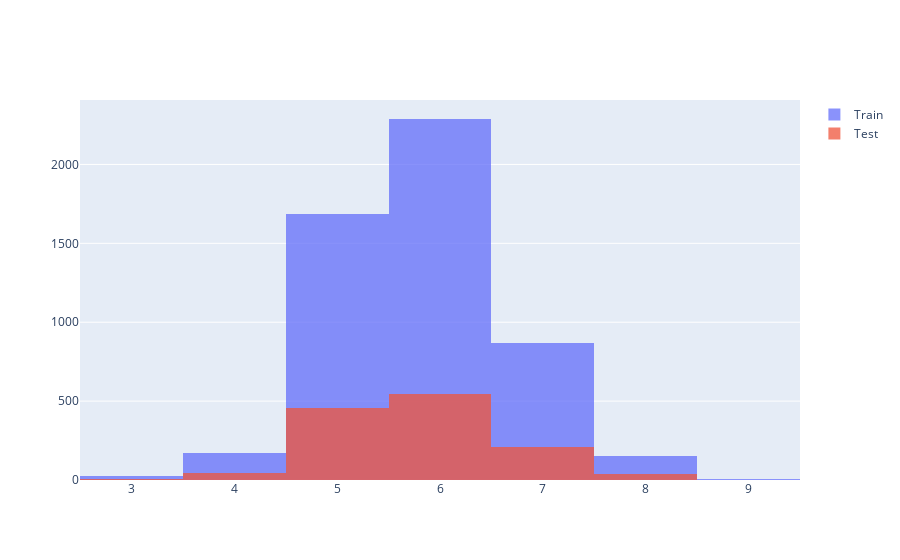

Notebook cell for this chart:
### Code cell
import plotly.graph_objects as go

fig = go.Figure()
fig.add_trace(go.Histogram(x = x_tr['quality'], name = 'Train'))
fig.add_trace(go.Histogram(x = x_t['quality'], name = 'Test'))

fig.update_layout(barmode ='overlay')
fig.update_traces(opacity = 0.75)
fig.show()

### Figure 1 — Plotly figure (JSON) as saved in the notebook; plotly's stock layout.template omitted (floating-point values rounded to 4 significant figures; data arrays with more than 128 entries replaced by an {"elided": "..."} marker saying what was removed)
{"data": [{"name": "Train", "opacity": 0.75, "type": "histogram", "x": {"elided": "5197 int values"}}, {"name": "Test", "opacity": 0.75, "type": "histogram", "x": {"elided": "1300 int values"}}], "layout": {"barmode": "overlay"}}
